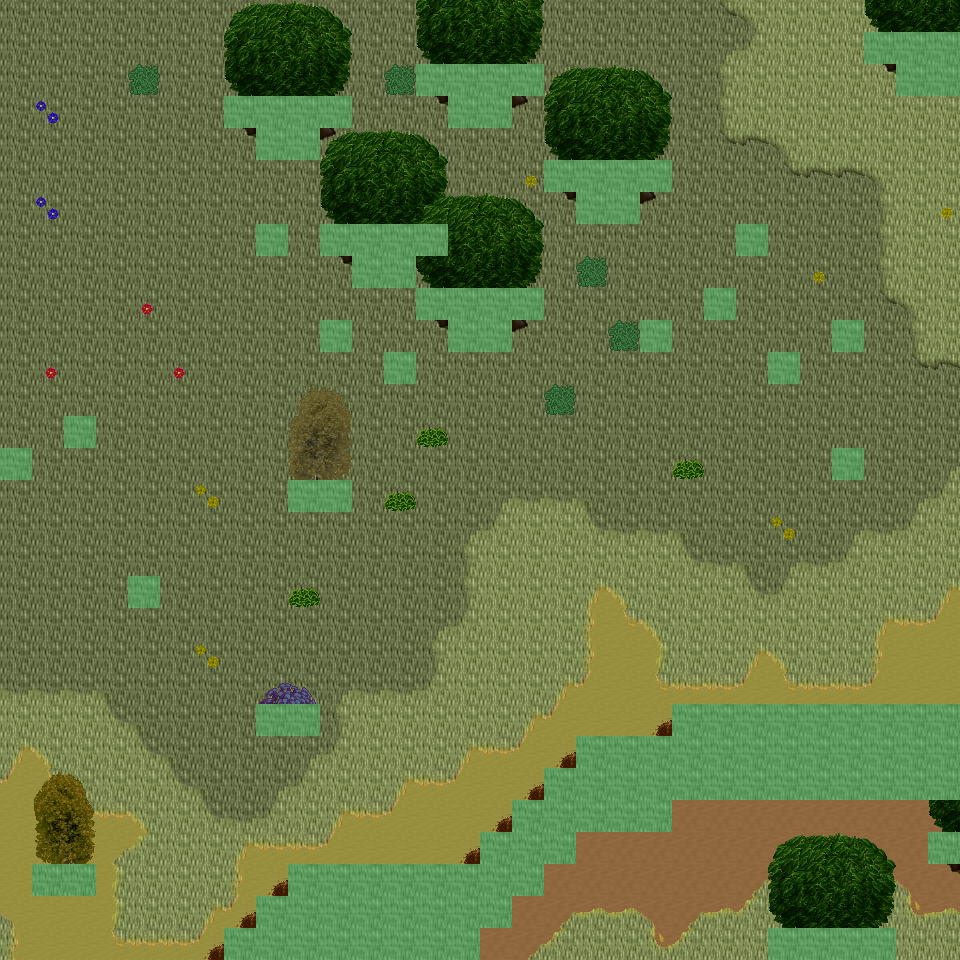

Rendered tile map (Tiled .tmx) drawn with the repository's tilesets; below, a short description and the map source with its tile grids summarised:
An orthogonal 30x30 tile map with 32x32 px tiles, 6 tile layers (Ground, Object, Object2, Above, ...), 45 tilesets and 10 objects (10x mapExit).

<map version="1.0" orientation="orthogonal" renderorder="right-down" width="30" height="30" tilewidth="32" tileheight="32" nextobjectid="11">
  <tileset firstgid="1" name="tileset_ground_ground" tilewidth="32" tileheight="32" tilecount="33" columns="3">
    <image source="../drawable/tileset_ground_ground.png" width="96" height="352" />
  </tileset>
  <tileset firstgid="34" name="tileset_ground_ridge_earth_dark" tilewidth="32" tileheight="32" tilecount="96" columns="12">
    <image source="../drawable/tileset_ground_ridge_earth_dark.png" width="384" height="256" />
  </tileset>
  <tileset firstgid="130" name="tileset_plant_grasses" tilewidth="32" tileheight="32" tilecount="6" columns="3">
    <image source="../drawable/tileset_plant_grasses.png" width="96" height="64" />
  </tileset>
  <tileset firstgid="136" name="tileset_ground_ladder_vertical_dark" tilewidth="32" tileheight="32" tilecount="3" columns="3">
    <image source="../drawable/tileset_ground_ladder_vertical_dark.png" width="96" height="32" />
  </tileset>
  <tileset firstgid="139" name="tileset_logic_collision" tilewidth="32" tileheight="32" tilecount="1" columns="1">
    <image source="../drawable/tileset_logic_collision.png" width="32" height="32" />
  </tileset>
  <tileset firstgid="140" name="tileset_ground_grass_corners" tilewidth="32" tileheight="32" tilecount="24" columns="6">
    <image source="../drawable/tileset_ground_grass_corners.png" width="192" height="128" />
  </tileset>
  <tileset firstgid="164" name="tileset_ground_earth_edges" tilewidth="32" tileheight="32" tilecount="18" columns="6">
    <image source="../drawable/tileset_ground_earth_edges.png" width="192" height="96" />
  </tileset>
  <tileset firstgid="182" name="tileset_plant_bush_bushes" tilewidth="32" tileheight="32" tilecount="10" columns="5">
    <image source="../drawable/tileset_plant_bush_bushes.png" width="160" height="64" />
  </tileset>
  <tileset firstgid="192" name="tileset_plant_tree_tree_darkgreen" tilewidth="32" tileheight="32" tilecount="88" columns="8">
    <image source="../drawable/tileset_plant_tree_tree_darkgreen.png" width="256" height="352" />
  </tileset>
  <tileset firstgid="280" name="tileset_ground_rock_pebbles" tilewidth="32" tileheight="32" tilecount="3" columns="1">
    <image source="../drawable/tileset_ground_rock_pebbles.png" width="32" height="96" />
  </tileset>
  <tileset firstgid="283" name="tileset_furniture_sink_jacuzzi_dark_side_on" tilewidth="32" tileheight="32" tilecount="36" columns="3">
    <image source="../drawable/tileset_furniture_sink_jacuzzi_dark_side_on.png" width="96" height="384" />
  </tileset>
  <tileset firstgid="319" name="tileset_furniture_chair_bench_iron_extensible" tilewidth="32" tileheight="32" tilecount="16" columns="4">
    <image source="../drawable/tileset_furniture_chair_bench_iron_extensible.png" width="128" height="128" />
  </tileset>
  <tileset firstgid="335" name="tileset_plant_flower_daisy_blue" tilewidth="32" tileheight="32" tilecount="8" columns="2">
    <image source="../drawable/tileset_plant_flower_daisy_blue.png" width="64" height="128" />
  </tileset>
  <tileset firstgid="343" name="tileset_plant_flower_daisy_red" tilewidth="32" tileheight="32" tilecount="8" columns="2">
    <image source="../drawable/tileset_plant_flower_daisy_red.png" width="64" height="128" />
  </tileset>
  <tileset firstgid="351" name="tileset_plant_flower_daisy_white" tilewidth="32" tileheight="32" tilecount="8" columns="2">
    <image source="../drawable/tileset_plant_flower_daisy_white.png" width="64" height="128" />
  </tileset>
  <tileset firstgid="359" name="tileset_plant_flower_daisy_yellow" tilewidth="32" tileheight="32" tilecount="8" columns="2">
    <image source="../drawable/tileset_plant_flower_daisy_yellow.png" width="64" height="128" />
  </tileset>
  <tileset firstgid="367" name="tileset_plant_bush_hedge" tilewidth="32" tileheight="32" tilecount="35" columns="5">
    <image source="../drawable/tileset_plant_bush_hedge.png" width="160" height="224" />
  </tileset>
  <tileset firstgid="402" name="tileset_plant_tree_evergreen" tilewidth="32" tileheight="32" tilecount="36" columns="3">
    <image source="../drawable/tileset_plant_tree_evergreen.png" width="96" height="384" />
  </tileset>
  <tileset firstgid="438" name="tileset_furniture_light_iron_lamp" tilewidth="32" tileheight="32" tilecount="3" columns="1">
    <image source="../drawable/tileset_furniture_light_iron_lamp.png" width="32" height="96" />
  </tileset>
  <tileset firstgid="441" name="tileset_furniture_light_flames" tilewidth="32" tileheight="32" tilecount="6" columns="6">
    <image source="../drawable/tileset_furniture_light_flames.png" width="192" height="32" />
  </tileset>
  <tileset firstgid="447" name="tileset_item_statue_girl_with_bird" tilewidth="32" tileheight="32" tilecount="12" columns="4">
    <image source="../drawable/tileset_item_statue_girl_with_bird.png" width="128" height="96" />
  </tileset>
  <tileset firstgid="459" name="tileset_object_birds" tilewidth="32" tileheight="32" tilecount="4" columns="2">
    <image source="../drawable/tileset_object_birds.png" width="64" height="64" />
  </tileset>
  <tileset firstgid="463" name="tileset_logic_protection" tilewidth="32" tileheight="32" tilecount="2" columns="2">
    <image source="../drawable/tileset_logic_protection.png" width="64" height="32" />
  </tileset>
  <tileset firstgid="465" name="tileset_plant_tree_spruce" tilewidth="32" tileheight="32" tilecount="6" columns="2">
    <image source="../drawable/tileset_plant_tree_spruce.png" width="64" height="96" />
  </tileset>
  <tileset firstgid="471" name="tileset_plant_tree_taller_trees" tilewidth="32" tileheight="32" tilecount="32" columns="8">
    <image source="../drawable/tileset_plant_tree_taller_trees.png" width="256" height="128" />
  </tileset>
  <tileset firstgid="503" name="tileset_plant_stump_hollow_logs" tilewidth="32" tileheight="32" tilecount="6" columns="3">
    <image source="../drawable/tileset_plant_stump_hollow_logs.png" width="96" height="64" />
  </tileset>
  <tileset firstgid="509" name="tileset_plant_stump_small_stump" tilewidth="32" tileheight="32" tilecount="4" columns="2">
    <image source="../drawable/tileset_plant_stump_small_stump.png" width="64" height="64" />
  </tileset>
  <tileset firstgid="513" name="tileset_ground_grass_2" tilewidth="32" tileheight="32" tilecount="21" columns="3">
    <image source="../drawable/tileset_ground_grass_2.png" width="96" height="224" />
  </tileset>
  <tileset firstgid="534" name="tileset_ground_water_waterfall" tilewidth="32" tileheight="32" tilecount="120" columns="8">
    <image source="../drawable/tileset_ground_water_waterfall.png" width="256" height="480" />
  </tileset>
  <tileset firstgid="654" name="tileset_ground_water_pool_corners" tilewidth="32" tileheight="32" tilecount="72" columns="3">
    <image source="../drawable/tileset_ground_water_pool_corners.png" width="96" height="768" />
  </tileset>
  <tileset firstgid="726" name="tileset_ground_water_pool" tilewidth="32" tileheight="32" tilecount="72" columns="3">
    <image source="../drawable/tileset_ground_water_pool.png" width="96" height="768" />
  </tileset>
  <tileset firstgid="798" name="tileset_plant_vine" tilewidth="32" tileheight="32" tilecount="3" columns="1">
    <image source="../drawable/tileset_plant_vine.png" width="32" height="96" />
  </tileset>
  <tileset firstgid="801" name="tileset_logic_item_fruits" tilewidth="32" tileheight="32" tilecount="16" columns="8">
    <image source="../drawable/tileset_logic_item_fruits.png" width="256" height="64" />
  </tileset>
  <tileset firstgid="817" name="tileset_ground_dry_grass" tilewidth="32" tileheight="32" tilecount="54" columns="9">
    <image source="../drawable/tileset_ground_dry_grass.png" width="288" height="192" />
  </tileset>
  <tileset firstgid="871" name="tileset_light_dim_light_5x5" tilewidth="32" tileheight="32" tilecount="25" columns="5">
    <image source="../drawable/tileset_light_dim_light_5x5.png" width="160" height="160" />
  </tileset>
  <tileset firstgid="896" name="tileset_building_chimney_smoke" tilewidth="32" tileheight="32" tilecount="40" columns="4">
    <image source="../drawable/tileset_building_chimney_smoke.png" width="128" height="320" />
  </tileset>
  <tileset firstgid="936" name="tileset_logic_creature_hybrid" tilewidth="32" tileheight="32" tilecount="16" columns="8">
    <image source="../drawable/tileset_logic_creature_hybrid.png" width="256" height="64" />
  </tileset>
  <tileset firstgid="952" name="tileset_building_huts" tilewidth="32" tileheight="32" tilecount="338" columns="26">
    <image source="../drawable/tileset_building_huts.png" width="832" height="416" />
  </tileset>
  <tileset firstgid="1290" name="tileset_logic_portal" tilewidth="32" tileheight="32" tilecount="24" columns="8">
    <image source="../drawable/tileset_logic_portal.png" width="256" height="96" />
  </tileset>
  <tileset firstgid="1314" name="tileset_plant_bush_leafy" tilewidth="32" tileheight="32" tilecount="48" columns="8">
    <image source="../drawable/tileset_plant_bush_leafy.png" width="256" height="192" />
  </tileset>
  <tileset firstgid="1362" name="tileset_plant_bush_berried" tilewidth="32" tileheight="32" tilecount="60" columns="5">
    <image source="../drawable/tileset_plant_bush_berried.png" width="160" height="384" />
  </tileset>
  <tileset firstgid="1422" name="tileset_plant_bush_flowering" tilewidth="32" tileheight="32" tilecount="72" columns="8">
    <image source="../drawable/tileset_plant_bush_flowering.png" width="256" height="288" />
  </tileset>
  <tileset firstgid="1494" name="tileset_plant_bushes_and_trees" tilewidth="32" tileheight="32" tilecount="144" columns="16">
    <image source="../drawable/tileset_plant_bushes_and_trees.png" width="512" height="289" />
  </tileset>
  <tileset firstgid="1638" name="tileset_plant_bush_bush_pinks" tilewidth="32" tileheight="32" tilecount="4" columns="2">
    <image source="../drawable/tileset_plant_bush_bush_pinks.png" width="64" height="64" />
  </tileset>
  <tileset firstgid="1642" name="tileset_logic_creature_mutant" tilewidth="32" tileheight="32" tilecount="7" columns="7">
    <image source="../drawable/tileset_logic_creature_mutant.png" width="224" height="32" />
  </tileset>
  <layer name="Ground" width="30" height="30">
    <data>[900 cells, 900 non-empty, 4 distinct tile ids]</data>
  </layer>
  <layer name="Object" width="30" height="30">
    <data>[900 cells, 299 non-empty, 50 distinct tile ids]</data>
  </layer>
  <layer name="Object2" width="30" height="30">
    <data>[900 cells, 2 non-empty, 1 distinct tile ids]</data>
  </layer>
  <layer name="Above" width="30" height="30">
    <data>[900 cells, 81 non-empty, 24 distinct tile ids]</data>
  </layer>
  <layer name="Above2" width="30" height="30">
    <data>[900 cells, 21 non-empty, 4 distinct tile ids]</data>
  </layer>
  <layer name="Walkable" width="30" height="30">
    <data>[900 cells, 124 non-empty, 1 distinct tile ids]</data>
  </layer>
  <objectgroup name="MapEvents">
    <object id="1" name="north" type="mapExit" x="0" y="0" width="960" height="32">
      <properties>
        <property name="map" value="level_0_x105_y8" />
        <property name="x" value="0" />
        <property name="y" value="28" />
      </properties>
    </object>
    <object id="2" name="south" type="mapExit" x="0" y="928" width="224" height="32">
      <properties>
        <property name="map" value="level_0_x105_y10" />
        <property name="x" value="0" />
        <property name="y" value="1" />
      </properties>
    </object>
    <object id="3" name="south2" type="mapExit" x="480" y="928" width="288" height="32">
      <properties>
        <property name="map" value="level_0_x105_y10" />
        <property name="x" value="15" />
        <property name="y" value="1" />
      </properties>
    </object>
    <object id="4" name="south3" type="mapExit" x="896" y="928" width="64" height="32">
      <properties>
        <property name="map" value="level_0_x105_y10" />
        <property name="x" value="28" />
        <property name="y" value="1" />
      </properties>
    </object>
    <object id="5" name="west" type="mapExit" x="0" y="0" width="32" height="448">
      <properties>
        <property name="map" value="level_0_x104_y9" />
        <property name="x" value="28" />
        <property name="y" value="0" />
      </properties>
    </object>
    <object id="6" name="west2" type="mapExit" x="0" y="480" width="32" height="480">
      <properties>
        <property name="map" value="level_0_x104_y9" />
        <property name="x" value="28" />
        <property name="y" value="15" />
      </properties>
    </object>
    <object id="7" name="east" type="mapExit" x="928" y="0" width="32" height="32">
      <properties>
        <property name="map" value="level_0_x106_y9" />
        <property name="x" value="1" />
        <property name="y" value="0" />
      </properties>
    </object>
    <object id="8" name="east2" type="mapExit" x="928" y="96" width="32" height="608">
      <properties>
        <property name="map" value="level_0_x106_y9" />
        <property name="x" value="1" />
        <property name="y" value="3" />
      </properties>
    </object>
    <object id="9" name="east3" type="mapExit" x="928" y="800" width="32" height="32">
      <properties>
        <property name="map" value="level_0_x106_y9" />
        <property name="x" value="1" />
        <property name="y" value="25" />
      </properties>
    </object>
    <object id="10" name="east4" type="mapExit" x="928" y="864" width="32" height="96">
      <properties>
        <property name="map" value="level_0_x106_y9" />
        <property name="x" value="1" />
        <property name="y" value="27" />
      </properties>
    </object>
  </objectgroup>
</map>
